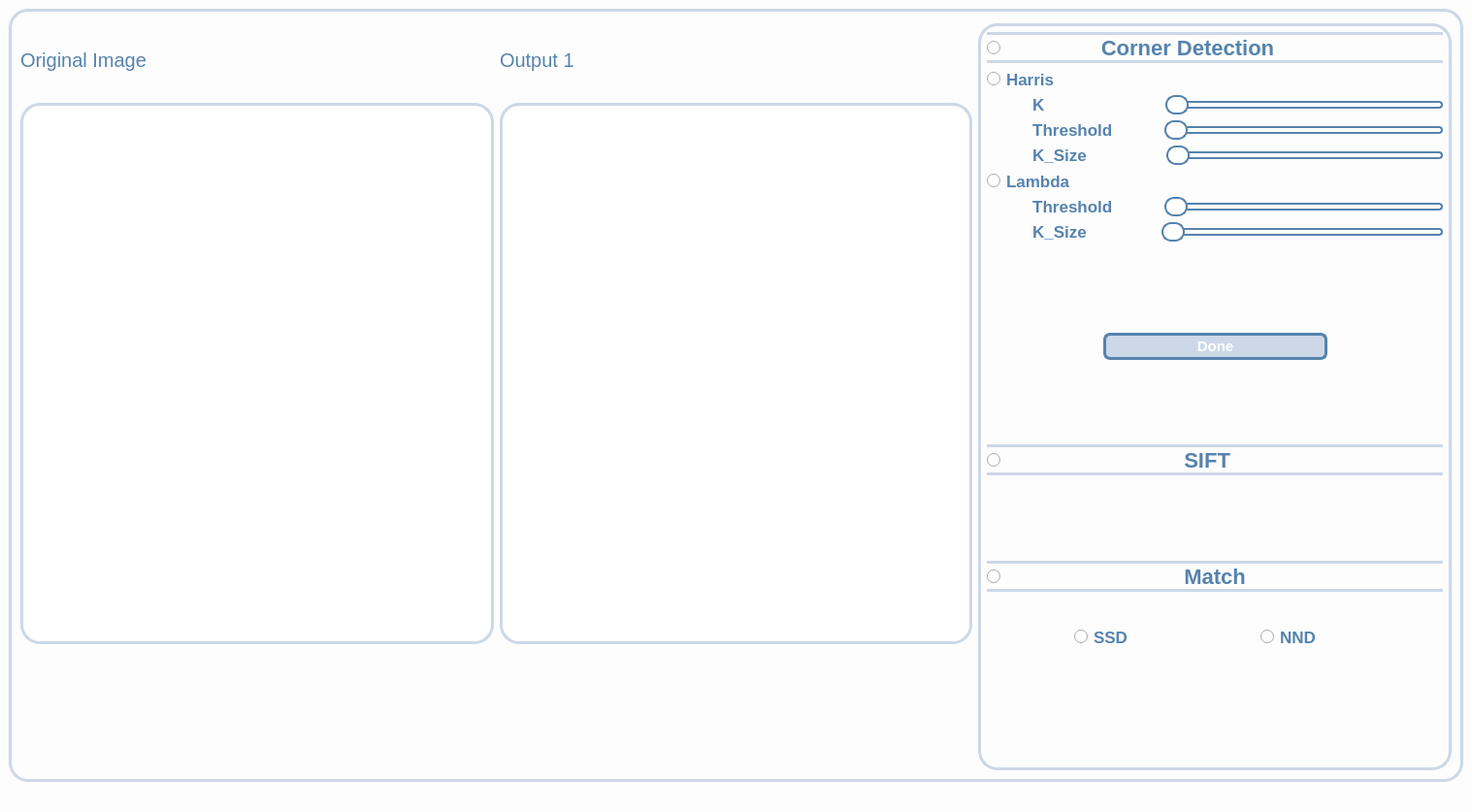
<?xml version="1.0" encoding="UTF-8"?>
<ui version="4.0">
 <class>MainWindow</class>
 <widget class="QMainWindow" name="MainWindow">
  <property name="geometry">
   <rect>
    <x>0</x>
    <y>0</y>
    <width>1517</width>
    <height>837</height>
   </rect>
  </property>
  <property name="windowTitle">
   <string>MainWindow</string>
  </property>
  <property name="styleSheet">
   <string notr="true">background:#fdfdfd;</string>
  </property>
  <widget class="QWidget" name="centralwidget">
   <layout class="QHBoxLayout" name="horizontalLayout">
    <item>
     <widget class="QGroupBox" name="groupBox_3">
      <property name="maximumSize">
       <size>
        <width>1877</width>
        <height>900</height>
       </size>
      </property>
      <property name="styleSheet">
       <string notr="true">background:#fdfdfd;
  border: 3px solid#ccd8e8;
  border-radius: 20px;</string>
      </property>
      <property name="title">
       <string/>
      </property>
      <layout class="QGridLayout" name="gridLayout_7">
       <item row="0" column="2">
        <widget class="QWidget" name="widget_11" native="true">
         <property name="sizePolicy">
          <sizepolicy hsizetype="Expanding" vsizetype="Expanding">
           <horstretch>0</horstretch>
           <verstretch>0</verstretch>
          </sizepolicy>
         </property>
         <property name="styleSheet">
          <string notr="true">
background:#fdfdfd;
  border: 3px solid #ccd8e8;
  border-radius: 20px;</string>
         </property>
         <layout class="QHBoxLayout" name="horizontalLayout_23">
          <item>
           <layout class="QVBoxLayout" name="verticalLayout_9">
            <item>
             <widget class="QRadioButton" name="RadioButton_Harris_2">
              <property name="font">
               <font>
                <pointsize>-1</pointsize>
                <weight>75</weight>
                <bold>true</bold>
               </font>
              </property>
              <property name="styleSheet">
               <string notr="true">Font-size:22px;
font-weight:bold;
background:#fdfdfd;
color:#5583ad;
 border-top: 3px solid #ccd8e8;
 border-bottom: 3px solid#ccd8e8;
border-left:None;
border-right:None;
</string>
              </property>
              <property name="text">
               <string>                Corner Detection</string>
              </property>
              <property name="checked">
               <bool>false</bool>
              </property>
             </widget>
            </item>
            <item>
             <layout class="QHBoxLayout" name="horizontalLayout_24">
              <item>
               <widget class="QRadioButton" name="radioButton_3">
                <property name="styleSheet">
                 <string notr="true">Font-size:17px;
font-weight:bold;
background:#fdfdfd;
color:#5583ad;

border:None;</string>
                </property>
                <property name="text">
                 <string>Harris</string>
                </property>
               </widget>
              </item>
             </layout>
            </item>
            <item>
             <layout class="QHBoxLayout" name="horizontalLayout_26">
              <item>
               <widget class="QLabel" name="label_param_6">
                <property name="font">
                 <font>
                  <pointsize>-1</pointsize>
                  <weight>75</weight>
                  <bold>true</bold>
                 </font>
                </property>
                <property name="styleSheet">
                 <string notr="true">Font-size:17px;
font-weight:bold;
background:#fdfdfd;
color:#5583ad;

border:None;</string>
                </property>
                <property name="text">
                 <string>          K                         </string>
                </property>
               </widget>
              </item>
              <item>
               <widget class="QSlider" name="slider_Alpha_4">
                <property name="styleSheet">
                 <string notr="true">
QSlider {
    background: transparent; /* Make the entire slider background transparent */
    border:None;
}


QSlider::groove:horizontal {
    height: 8px;
    background: :rgba(158,177,175,255); /* Lighter shade of the dark color */
    border-radius: 4px;
}

QSlider::handle:horizontal {
    background:  white; /* Mid-tone between the dark and lighter colors */
    border: 2px solid #5583ad; /* Matches groove */
    width: 20px;
    height: 20px;
    margin: -6px 0;
    border-radius: 10px;
}

QSlider::sub-page:horizontal {
    background: #5583ad; /* Matches handle */
    border-radius: 4px;
}

QSlider::add-page:horizontal {
   
    border:2px solid #5583ad;
    border-radius: 4px;
}

</string>
                </property>
                <property name="minimum">
                 <number>10</number>
                </property>
                <property name="maximum">
                 <number>50</number>
                </property>
                <property name="singleStep">
                 <number>5</number>
                </property>
                <property name="pageStep">
                 <number>10</number>
                </property>
                <property name="value">
                 <number>10</number>
                </property>
                <property name="orientation">
                 <enum>Qt::Horizontal</enum>
                </property>
                <property name="tickPosition">
                 <enum>QSlider::TicksBelow</enum>
                </property>
               </widget>
              </item>
             </layout>
            </item>
            <item>
             <layout class="QHBoxLayout" name="horizontalLayout_30">
              <item>
               <widget class="QLabel" name="label_param_8">
                <property name="font">
                 <font>
                  <pointsize>-1</pointsize>
                  <weight>75</weight>
                  <bold>true</bold>
                 </font>
                </property>
                <property name="styleSheet">
                 <string notr="true">Font-size:17px;
font-weight:bold;
background:#fdfdfd;
color:#5583ad;

border:None;</string>
                </property>
                <property name="text">
                 <string>          Threshold          </string>
                </property>
               </widget>
              </item>
              <item>
               <widget class="QSlider" name="slider_Alpha_6">
                <property name="styleSheet">
                 <string notr="true">
QSlider {
    background: transparent; /* Make the entire slider background transparent */
    border:None;
}


QSlider::groove:horizontal {
    height: 8px;
    background: :rgba(158,177,175,255); /* Lighter shade of the dark color */
    border-radius: 4px;
}

QSlider::handle:horizontal {
    background:  white; /* Mid-tone between the dark and lighter colors */
    border: 2px solid #5583ad; /* Matches groove */
    width: 20px;
    height: 20px;
    margin: -6px 0;
    border-radius: 10px;
}

QSlider::sub-page:horizontal {
    background: #5583ad; /* Matches handle */
    border-radius: 4px;
}

QSlider::add-page:horizontal {
   
    border:2px solid #5583ad;
    border-radius: 4px;
}

</string>
                </property>
                <property name="minimum">
                 <number>10</number>
                </property>
                <property name="maximum">
                 <number>50</number>
                </property>
                <property name="singleStep">
                 <number>5</number>
                </property>
                <property name="pageStep">
                 <number>10</number>
                </property>
                <property name="value">
                 <number>10</number>
                </property>
                <property name="orientation">
                 <enum>Qt::Horizontal</enum>
                </property>
                <property name="tickPosition">
                 <enum>QSlider::TicksBelow</enum>
                </property>
               </widget>
              </item>
             </layout>
            </item>
            <item>
             <layout class="QHBoxLayout" name="horizontalLayout_32">
              <item>
               <widget class="QLabel" name="label_param_10">
                <property name="font">
                 <font>
                  <pointsize>-1</pointsize>
                  <weight>75</weight>
                  <bold>true</bold>
                 </font>
                </property>
                <property name="styleSheet">
                 <string notr="true">Font-size:17px;
font-weight:bold;
background:#fdfdfd;
color:#5583ad;

border:None;</string>
                </property>
                <property name="text">
                 <string>          K_Size                </string>
                </property>
               </widget>
              </item>
              <item>
               <widget class="QSlider" name="slider_Alpha_8">
                <property name="styleSheet">
                 <string notr="true">
QSlider {
    background: transparent; /* Make the entire slider background transparent */
    border:None;
}


QSlider::groove:horizontal {
    height: 8px;
    background: :rgba(158,177,175,255); /* Lighter shade of the dark color */
    border-radius: 4px;
}

QSlider::handle:horizontal {
    background:  white; /* Mid-tone between the dark and lighter colors */
    border: 2px solid #5583ad; /* Matches groove */
    width: 20px;
    height: 20px;
    margin: -6px 0;
    border-radius: 10px;
}

QSlider::sub-page:horizontal {
    background: #5583ad; /* Matches handle */
    border-radius: 4px;
}

QSlider::add-page:horizontal {
   
    border:2px solid #5583ad;
    border-radius: 4px;
}

</string>
                </property>
                <property name="minimum">
                 <number>10</number>
                </property>
                <property name="maximum">
                 <number>50</number>
                </property>
                <property name="singleStep">
                 <number>5</number>
                </property>
                <property name="pageStep">
                 <number>10</number>
                </property>
                <property name="value">
                 <number>10</number>
                </property>
                <property name="orientation">
                 <enum>Qt::Horizontal</enum>
                </property>
                <property name="tickPosition">
                 <enum>QSlider::TicksBelow</enum>
                </property>
               </widget>
              </item>
             </layout>
            </item>
            <item>
             <widget class="QRadioButton" name="radioButton_4">
              <property name="styleSheet">
               <string notr="true">Font-size:17px;
font-weight:bold;
background:#fdfdfd;
color:#5583ad;

border:None;</string>
              </property>
              <property name="text">
               <string>Lambda</string>
              </property>
             </widget>
            </item>
            <item>
             <layout class="QHBoxLayout" name="horizontalLayout_33">
              <item>
               <widget class="QLabel" name="label_param_11">
                <property name="font">
                 <font>
                  <pointsize>-1</pointsize>
                  <weight>75</weight>
                  <bold>true</bold>
                 </font>
                </property>
                <property name="styleSheet">
                 <string notr="true">Font-size:17px;
font-weight:bold;
background:#fdfdfd;
color:#5583ad;

border:None;</string>
                </property>
                <property name="text">
                 <string>          Threshold          </string>
                </property>
               </widget>
              </item>
              <item>
               <widget class="QSlider" name="slider_Alpha_9">
                <property name="styleSheet">
                 <string notr="true">
QSlider {
    background: transparent; /* Make the entire slider background transparent */
    border:None;
}


QSlider::groove:horizontal {
    height: 8px;
    background: :rgba(158,177,175,255); /* Lighter shade of the dark color */
    border-radius: 4px;
}

QSlider::handle:horizontal {
    background:  white; /* Mid-tone between the dark and lighter colors */
    border: 2px solid #5583ad; /* Matches groove */
    width: 20px;
    height: 20px;
    margin: -6px 0;
    border-radius: 10px;
}

QSlider::sub-page:horizontal {
    background: #5583ad; /* Matches handle */
    border-radius: 4px;
}

QSlider::add-page:horizontal {
   
    border:2px solid #5583ad;
    border-radius: 4px;
}

</string>
                </property>
                <property name="minimum">
                 <number>10</number>
                </property>
                <property name="maximum">
                 <number>50</number>
                </property>
                <property name="singleStep">
                 <number>5</number>
                </property>
                <property name="pageStep">
                 <number>10</number>
                </property>
                <property name="value">
                 <number>10</number>
                </property>
                <property name="orientation">
                 <enum>Qt::Horizontal</enum>
                </property>
                <property name="tickPosition">
                 <enum>QSlider::TicksBelow</enum>
                </property>
               </widget>
              </item>
             </layout>
            </item>
            <item>
             <layout class="QHBoxLayout" name="horizontalLayout_34">
              <item>
               <widget class="QLabel" name="label_param_12">
                <property name="font">
                 <font>
                  <pointsize>-1</pointsize>
                  <weight>75</weight>
                  <bold>true</bold>
                 </font>
                </property>
                <property name="styleSheet">
                 <string notr="true">Font-size:17px;
font-weight:bold;
background:#fdfdfd;
color:#5583ad;

border:None;</string>
                </property>
                <property name="text">
                 <string>          K_Size               </string>
                </property>
               </widget>
              </item>
              <item>
               <widget class="QSlider" name="slider_Alpha_10">
                <property name="styleSheet">
                 <string notr="true">
QSlider {
    background: transparent; /* Make the entire slider background transparent */
    border:None;
}


QSlider::groove:horizontal {
    height: 8px;
    background: :rgba(158,177,175,255); /* Lighter shade of the dark color */
    border-radius: 4px;
}

QSlider::handle:horizontal {
    background:  white; /* Mid-tone between the dark and lighter colors */
    border: 2px solid #5583ad; /* Matches groove */
    width: 20px;
    height: 20px;
    margin: -6px 0;
    border-radius: 10px;
}

QSlider::sub-page:horizontal {
    background: #5583ad; /* Matches handle */
    border-radius: 4px;
}

QSlider::add-page:horizontal {
   
    border:2px solid #5583ad;
    border-radius: 4px;
}

</string>
                </property>
                <property name="minimum">
                 <number>10</number>
                </property>
                <property name="maximum">
                 <number>50</number>
                </property>
                <property name="singleStep">
                 <number>5</number>
                </property>
                <property name="pageStep">
                 <number>10</number>
                </property>
                <property name="value">
                 <number>10</number>
                </property>
                <property name="orientation">
                 <enum>Qt::Horizontal</enum>
                </property>
                <property name="tickPosition">
                 <enum>QSlider::TicksBelow</enum>
                </property>
               </widget>
              </item>
             </layout>
            </item>
            <item>
             <spacer name="verticalSpacer_23">
              <property name="orientation">
               <enum>Qt::Vertical</enum>
              </property>
              <property name="sizeHint" stdset="0">
               <size>
                <width>20</width>
                <height>40</height>
               </size>
              </property>
             </spacer>
            </item>
            <item>
             <widget class="Line" name="line_7">
              <property name="font">
               <font>
                <pointsize>5</pointsize>
               </font>
              </property>
              <property name="styleSheet">
               <string notr="true">border: 1px solid black;</string>
              </property>
              <property name="lineWidth">
               <number>0</number>
              </property>
              <property name="orientation">
               <enum>Qt::Vertical</enum>
              </property>
             </widget>
            </item>
            <item>
             <layout class="QHBoxLayout" name="horizontalLayout_35">
              <item>
               <spacer name="horizontalSpacer_11">
                <property name="orientation">
                 <enum>Qt::Horizontal</enum>
                </property>
                <property name="sizeHint" stdset="0">
                 <size>
                  <width>40</width>
                  <height>20</height>
                 </size>
                </property>
               </spacer>
              </item>
              <item>
               <widget class="QPushButton" name="pushButton_done_2">
                <property name="styleSheet">
                 <string notr="true">Font-size:15px;
font-weight:bold;
background: #ccd8e8;
color:white;
border:3px solid black;
padding:2px;
border-radius:7px;
 border: 3px solid#5583ad;;</string>
                </property>
                <property name="text">
                 <string>                      Done                      </string>
                </property>
               </widget>
              </item>
              <item>
               <spacer name="horizontalSpacer_12">
                <property name="orientation">
                 <enum>Qt::Horizontal</enum>
                </property>
                <property name="sizeHint" stdset="0">
                 <size>
                  <width>40</width>
                  <height>20</height>
                 </size>
                </property>
               </spacer>
              </item>
             </layout>
            </item>
            <item>
             <spacer name="verticalSpacer_24">
              <property name="orientation">
               <enum>Qt::Vertical</enum>
              </property>
              <property name="sizeHint" stdset="0">
               <size>
                <width>20</width>
                <height>40</height>
               </size>
              </property>
             </spacer>
            </item>
            <item>
             <widget class="QRadioButton" name="RadioButton_SIFT_2">
              <property name="font">
               <font>
                <pointsize>-1</pointsize>
                <weight>75</weight>
                <bold>true</bold>
               </font>
              </property>
              <property name="styleSheet">
               <string notr="true">Font-size:22px;
font-weight:bold;
background:#fdfdfd;
color:#5583ad;
 border-top: 3px solid #ccd8e8;
 border-bottom: 3px solid#ccd8e8;
border-left:None;
border-right:None;
</string>
              </property>
              <property name="text">
               <string>                              SIFT</string>
              </property>
              <property name="checked">
               <bool>false</bool>
              </property>
             </widget>
            </item>
            <item>
             <spacer name="verticalSpacer_25">
              <property name="orientation">
               <enum>Qt::Vertical</enum>
              </property>
              <property name="sizeHint" stdset="0">
               <size>
                <width>20</width>
                <height>40</height>
               </size>
              </property>
             </spacer>
            </item>
            <item>
             <widget class="QRadioButton" name="RadioButton_Match_3">
              <property name="font">
               <font>
                <pointsize>-1</pointsize>
                <weight>75</weight>
                <bold>true</bold>
               </font>
              </property>
              <property name="styleSheet">
               <string notr="true">Font-size:22px;
font-weight:bold;
background:#fdfdfd;
color:#5583ad;
 border-top: 3px solid #ccd8e8;
 border-bottom: 3px solid#ccd8e8;
border-left:None;
border-right:None;
</string>
              </property>
              <property name="text">
               <string>                              Match </string>
              </property>
              <property name="checked">
               <bool>false</bool>
              </property>
             </widget>
            </item>
            <item>
             <layout class="QHBoxLayout" name="horizontalLayout_36">
              <item>
               <spacer name="horizontalSpacer_13">
                <property name="orientation">
                 <enum>Qt::Horizontal</enum>
                </property>
                <property name="sizeHint" stdset="0">
                 <size>
                  <width>40</width>
                  <height>20</height>
                 </size>
                </property>
               </spacer>
              </item>
              <item>
               <widget class="QRadioButton" name="RadioButton_SSD_2">
                <property name="font">
                 <font>
                  <pointsize>-1</pointsize>
                  <weight>75</weight>
                  <bold>true</bold>
                 </font>
                </property>
                <property name="styleSheet">
                 <string notr="true">Font-size:17px;
font-weight:bold;
background:#fdfdfd;
color:#5583ad;

border:None;</string>
                </property>
                <property name="text">
                 <string>SSD</string>
                </property>
                <property name="checked">
                 <bool>false</bool>
                </property>
               </widget>
              </item>
              <item>
               <spacer name="horizontalSpacer_14">
                <property name="orientation">
                 <enum>Qt::Horizontal</enum>
                </property>
                <property name="sizeHint" stdset="0">
                 <size>
                  <width>40</width>
                  <height>20</height>
                 </size>
                </property>
               </spacer>
              </item>
              <item>
               <spacer name="horizontalSpacer_43">
                <property name="orientation">
                 <enum>Qt::Vertical</enum>
                </property>
                <property name="sizeHint" stdset="0">
                 <size>
                  <width>40</width>
                  <height>20</height>
                 </size>
                </property>
               </spacer>
              </item>
              <item>
               <widget class="QRadioButton" name="RadioButton_NND_2">
                <property name="font">
                 <font>
                  <pointsize>-1</pointsize>
                  <weight>75</weight>
                  <bold>true</bold>
                 </font>
                </property>
                <property name="styleSheet">
                 <string notr="true">Font-size:17px;
font-weight:bold;
background:#fdfdfd;
color:#5583ad;

border:None;</string>
                </property>
                <property name="text">
                 <string>NND</string>
                </property>
                <property name="checked">
                 <bool>false</bool>
                </property>
               </widget>
              </item>
              <item>
               <spacer name="horizontalSpacer_15">
                <property name="orientation">
                 <enum>Qt::Horizontal</enum>
                </property>
                <property name="sizeHint" stdset="0">
                 <size>
                  <width>40</width>
                  <height>20</height>
                 </size>
                </property>
               </spacer>
              </item>
              <item>
               <spacer name="horizontalSpacer_45">
                <property name="orientation">
                 <enum>Qt::Vertical</enum>
                </property>
                <property name="sizeHint" stdset="0">
                 <size>
                  <width>40</width>
                  <height>20</height>
                 </size>
                </property>
               </spacer>
              </item>
             </layout>
            </item>
            <item>
             <spacer name="verticalSpacer_26">
              <property name="orientation">
               <enum>Qt::Vertical</enum>
              </property>
              <property name="sizeHint" stdset="0">
               <size>
                <width>20</width>
                <height>40</height>
               </size>
              </property>
             </spacer>
            </item>
            <item>
             <widget class="Line" name="line_8">
              <property name="styleSheet">
               <string notr="true">border: 0.5px solid black;</string>
              </property>
              <property name="orientation">
               <enum>Qt::Vertical</enum>
              </property>
             </widget>
            </item>
           </layout>
          </item>
         </layout>
        </widget>
       </item>
       <item row="0" column="1">
        <layout class="QVBoxLayout" name="verticalLayout_3">
         <item>
          <widget class="QLabel" name="label_param_33">
           <property name="font">
            <font>
             <pointsize>-1</pointsize>
             <weight>75</weight>
             <bold>true</bold>
            </font>
           </property>
           <property name="styleSheet">
            <string notr="true">Font-size:17px;
font-weight:bold;
background:#fdfdfd;
color:#5583ad;

border:None;</string>
           </property>
           <property name="text">
            <string/>
           </property>
          </widget>
         </item>
         <item>
          <widget class="QLabel" name="Label_output_2">
           <property name="font">
            <font>
             <pointsize>-1</pointsize>
            </font>
           </property>
           <property name="styleSheet">
            <string notr="true">Font-size:20px;
color:Black;
background:#fdfdfd;
color:#5583ad;
border:None;
</string>
           </property>
           <property name="text">
            <string>Output 1</string>
           </property>
          </widget>
         </item>
         <item>
          <widget class="QLabel" name="label_param_18">
           <property name="font">
            <font>
             <pointsize>-1</pointsize>
             <weight>75</weight>
             <bold>true</bold>
            </font>
           </property>
           <property name="styleSheet">
            <string notr="true">Font-size:17px;
font-weight:bold;
background:#fdfdfd;
color:#5583ad;

border:None;</string>
           </property>
           <property name="text">
            <string/>
           </property>
          </widget>
         </item>
         <item>
          <widget class="QLabel" name="Widget_Output_1" native="true">
           <property name="sizePolicy">
            <sizepolicy hsizetype="Expanding" vsizetype="Expanding">
             <horstretch>0</horstretch>
             <verstretch>0</verstretch>
            </sizepolicy>
           </property>
           <property name="minimumSize">
            <size>
             <width>100</width>
             <height>100</height>
            </size>
           </property>
           <property name="styleSheet">
            <string notr="true">background-color:white;
  border: 3px solid #ccd8e8;
border-radius:20px;</string>
           </property>
          </widget>
         </item>
         <item>
          <widget class="QLabel" name="label_param_14">
           <property name="font">
            <font>
             <pointsize>-1</pointsize>
             <weight>75</weight>
             <bold>true</bold>
            </font>
           </property>
           <property name="styleSheet">
            <string notr="true">Font-size:17px;
font-weight:bold;
background:#fdfdfd;
color:#5583ad;

border:None;</string>
           </property>
           <property name="text">
            <string>                    </string>
           </property>
          </widget>
         </item>
         <item>
          <widget class="QLabel" name="label_param_21">
           <property name="font">
            <font>
             <pointsize>-1</pointsize>
             <weight>75</weight>
             <bold>true</bold>
            </font>
           </property>
           <property name="styleSheet">
            <string notr="true">Font-size:17px;
font-weight:bold;
background:#fdfdfd;
color:#5583ad;

border:None;</string>
           </property>
           <property name="text">
            <string/>
           </property>
          </widget>
         </item>
         <item>
          <widget class="QLabel" name="label_param_16">
           <property name="font">
            <font>
             <pointsize>-1</pointsize>
             <weight>75</weight>
             <bold>true</bold>
            </font>
           </property>
           <property name="styleSheet">
            <string notr="true">Font-size:17px;
font-weight:bold;
background:#fdfdfd;
color:#5583ad;

border:None;</string>
           </property>
           <property name="text">
            <string/>
           </property>
          </widget>
         </item>
         <item>
          <widget class="QLabel" name="label_param_15">
           <property name="font">
            <font>
             <pointsize>-1</pointsize>
             <weight>75</weight>
             <bold>true</bold>
            </font>
           </property>
           <property name="styleSheet">
            <string notr="true">Font-size:17px;
font-weight:bold;
background:#fdfdfd;
color:#5583ad;

border:None;</string>
           </property>
           <property name="text">
            <string/>
           </property>
          </widget>
         </item>
         <item>
          <widget class="QLabel" name="label_param_13">
           <property name="font">
            <font>
             <pointsize>-1</pointsize>
             <weight>75</weight>
             <bold>true</bold>
            </font>
           </property>
           <property name="styleSheet">
            <string notr="true">Font-size:17px;
font-weight:bold;
background:#fdfdfd;
color:#5583ad;

border:None;</string>
           </property>
           <property name="text">
            <string/>
           </property>
          </widget>
         </item>
        </layout>
       </item>
       <item row="0" column="0">
        <layout class="QVBoxLayout" name="verticalLayout_4">
         <item>
          <widget class="QLabel" name="label_param_32">
           <property name="font">
            <font>
             <pointsize>-1</pointsize>
             <weight>75</weight>
             <bold>true</bold>
            </font>
           </property>
           <property name="styleSheet">
            <string notr="true">Font-size:17px;
font-weight:bold;
background:#fdfdfd;
color:#5583ad;

border:None;</string>
           </property>
           <property name="text">
            <string/>
           </property>
          </widget>
         </item>
         <item>
          <widget class="QLabel" name="label_13">
           <property name="font">
            <font>
             <pointsize>-1</pointsize>
            </font>
           </property>
           <property name="styleSheet">
            <string notr="true">Font-size:20px;
color:Black;
background:#fdfdfd;
color:#5583ad;
border:None;
</string>
           </property>
           <property name="text">
            <string>Original Image</string>
           </property>
          </widget>
         </item>
         <item>
          <widget class="QLabel" name="label_param_28">
           <property name="font">
            <font>
             <pointsize>-1</pointsize>
             <weight>75</weight>
             <bold>true</bold>
            </font>
           </property>
           <property name="styleSheet">
            <string notr="true">Font-size:17px;
font-weight:bold;
background:#fdfdfd;
color:#5583ad;

border:None;</string>
           </property>
           <property name="text">
            <string/>
           </property>
          </widget>
         </item>
         <item>
          <widget class="QLabel" name="Widget_Output_3" native="true">
           <property name="sizePolicy">
            <sizepolicy hsizetype="Expanding" vsizetype="Expanding">
             <horstretch>0</horstretch>
             <verstretch>0</verstretch>
            </sizepolicy>
           </property>
           <property name="minimumSize">
            <size>
             <width>100</width>
             <height>100</height>
            </size>
           </property>
           <property name="styleSheet">
            <string notr="true">background-color:white;
  border: 3px solid #ccd8e8;
border-radius:20px;</string>
           </property>
          </widget>
         </item>
         <item>
          <widget class="QLabel" name="label_param_24">
           <property name="font">
            <font>
             <pointsize>-1</pointsize>
             <weight>75</weight>
             <bold>true</bold>
            </font>
           </property>
           <property name="styleSheet">
            <string notr="true">Font-size:17px;
font-weight:bold;
background:#fdfdfd;
color:#5583ad;

border:None;</string>
           </property>
           <property name="text">
            <string/>
           </property>
          </widget>
         </item>
         <item>
          <widget class="QLabel" name="label_param_31">
           <property name="font">
            <font>
             <pointsize>-1</pointsize>
             <weight>75</weight>
             <bold>true</bold>
            </font>
           </property>
           <property name="styleSheet">
            <string notr="true">Font-size:17px;
font-weight:bold;
background:#fdfdfd;
color:#5583ad;

border:None;</string>
           </property>
           <property name="text">
            <string/>
           </property>
          </widget>
         </item>
         <item>
          <widget class="QLabel" name="label_param_29">
           <property name="font">
            <font>
             <pointsize>-1</pointsize>
             <weight>75</weight>
             <bold>true</bold>
            </font>
           </property>
           <property name="styleSheet">
            <string notr="true">Font-size:17px;
font-weight:bold;
background:#fdfdfd;
color:#5583ad;

border:None;</string>
           </property>
           <property name="text">
            <string/>
           </property>
          </widget>
         </item>
         <item>
          <widget class="QLabel" name="label_param_26">
           <property name="font">
            <font>
             <pointsize>-1</pointsize>
             <weight>75</weight>
             <bold>true</bold>
            </font>
           </property>
           <property name="styleSheet">
            <string notr="true">Font-size:17px;
font-weight:bold;
background:#fdfdfd;
color:#5583ad;

border:None;</string>
           </property>
           <property name="text">
            <string/>
           </property>
          </widget>
         </item>
         <item>
          <widget class="QLabel" name="label_param_22">
           <property name="font">
            <font>
             <pointsize>-1</pointsize>
             <weight>75</weight>
             <bold>true</bold>
            </font>
           </property>
           <property name="styleSheet">
            <string notr="true">Font-size:17px;
font-weight:bold;
background:#fdfdfd;
color:#5583ad;

border:None;</string>
           </property>
           <property name="text">
            <string/>
           </property>
          </widget>
         </item>
        </layout>
       </item>
      </layout>
     </widget>
    </item>
   </layout>
  </widget>
  <widget class="QMenuBar" name="menubar">
   <property name="geometry">
    <rect>
     <x>0</x>
     <y>0</y>
     <width>1517</width>
     <height>26</height>
    </rect>
   </property>
  </widget>
  <widget class="QStatusBar" name="statusbar"/>
 </widget>
 <resources/>
 <connections/>
</ui>
